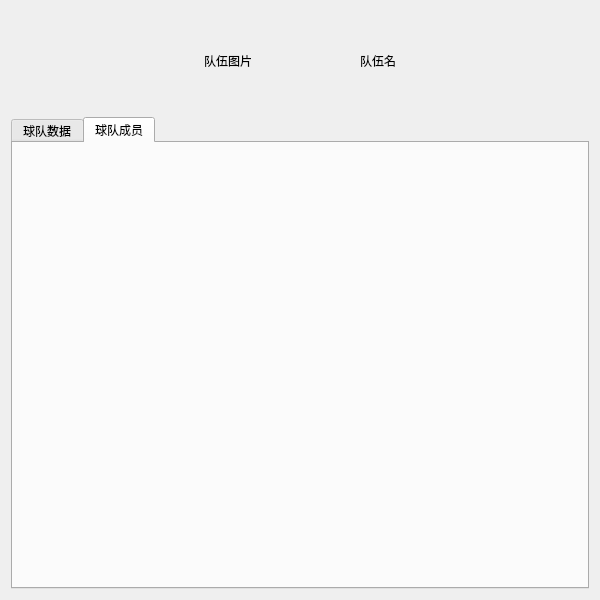
<?xml version="1.0" encoding="UTF-8"?>
<ui version="4.0">
 <class>pageTeam</class>
 <widget class="QWidget" name="pageTeam">
  <property name="geometry">
   <rect>
    <x>0</x>
    <y>0</y>
    <width>600</width>
    <height>600</height>
   </rect>
  </property>
  <property name="windowTitle">
   <string>Form</string>
  </property>
  <layout class="QHBoxLayout" name="horizontalLayout_2">
   <item>
    <layout class="QVBoxLayout" name="verticalLayout" stretch="1,10">
     <item>
      <layout class="QHBoxLayout" name="horizontalLayout">
       <item>
        <spacer name="horizontalSpacer">
         <property name="orientation">
          <enum>Qt::Horizontal</enum>
         </property>
         <property name="sizeHint" stdset="0">
          <size>
           <width>40</width>
           <height>20</height>
          </size>
         </property>
        </spacer>
       </item>
       <item>
        <layout class="QGridLayout" name="gridLayout">
         <item row="0" column="0" rowspan="2">
          <widget class="QLabel" name="labelTeamPix">
           <property name="minimumSize">
            <size>
             <width>150</width>
             <height>100</height>
            </size>
           </property>
           <property name="text">
            <string>队伍图片</string>
           </property>
          </widget>
         </item>
        </layout>
       </item>
       <item>
        <widget class="QLabel" name="labelTeamEn">
         <property name="text">
          <string>队伍名</string>
         </property>
         <property name="alignment">
          <set>Qt::AlignLeading|Qt::AlignLeft|Qt::AlignVCenter</set>
         </property>
        </widget>
       </item>
       <item>
        <spacer name="horizontalSpacer_2">
         <property name="orientation">
          <enum>Qt::Horizontal</enum>
         </property>
         <property name="sizeHint" stdset="0">
          <size>
           <width>40</width>
           <height>20</height>
          </size>
         </property>
        </spacer>
       </item>
      </layout>
     </item>
     <item>
      <widget class="QTabWidget" name="tabWidget">
       <property name="currentIndex">
        <number>1</number>
       </property>
       <widget class="QWidget" name="tab">
        <attribute name="title">
         <string>球队数据</string>
        </attribute>
        <layout class="QVBoxLayout" name="verticalLayout_2" stretch="1,10">
         <item>
          <layout class="QGridLayout" name="gridLayout_4">
           <item row="1" column="3">
            <widget class="QPushButton" name="buttonVictory">
             <property name="text">
              <string>胜负</string>
             </property>
            </widget>
           </item>
           <item row="0" column="2">
            <widget class="QPushButton" name="buttonPenalty">
             <property name="text">
              <string>罚球</string>
             </property>
            </widget>
           </item>
           <item row="1" column="2">
            <widget class="QPushButton" name="buttonScore">
             <property name="text">
              <string>分数</string>
             </property>
            </widget>
           </item>
           <item row="1" column="1">
            <widget class="QPushButton" name="buttonFalut">
             <property name="text">
              <string>失误/犯规</string>
             </property>
            </widget>
           </item>
           <item row="0" column="3">
            <widget class="QPushButton" name="buttonBackboard">
             <property name="text">
              <string>篮板</string>
             </property>
            </widget>
           </item>
           <item row="1" column="0">
            <widget class="QPushButton" name="buttonAssisting">
             <property name="text">
              <string>助攻/抢断/盖帽</string>
             </property>
            </widget>
           </item>
           <item row="0" column="0">
            <widget class="QPushButton" name="buttonShoot">
             <property name="text">
              <string>投篮</string>
             </property>
            </widget>
           </item>
           <item row="0" column="1">
            <widget class="QPushButton" name="buttonThree">
             <property name="text">
              <string>三分</string>
             </property>
            </widget>
           </item>
          </layout>
         </item>
         <item>
          <widget class="QStackedWidget" name="stackedWidget">
           <property name="currentIndex">
            <number>6</number>
           </property>
           <widget class="QWidget" name="pageShoot">
            <layout class="QVBoxLayout" name="verticalLayout_4">
             <item>
              <layout class="QGridLayout" name="layoutShoot"/>
             </item>
            </layout>
           </widget>
           <widget class="QWidget" name="pageThree">
            <layout class="QVBoxLayout" name="verticalLayout_5">
             <item>
              <layout class="QGridLayout" name="layoutThree"/>
             </item>
            </layout>
           </widget>
           <widget class="QWidget" name="pagePenalty">
            <layout class="QVBoxLayout" name="verticalLayout_6">
             <item>
              <layout class="QGridLayout" name="layoutPenalty"/>
             </item>
            </layout>
           </widget>
           <widget class="QWidget" name="pageBackboard">
            <layout class="QVBoxLayout" name="verticalLayout_7">
             <item>
              <layout class="QGridLayout" name="layoutBackboard"/>
             </item>
            </layout>
           </widget>
           <widget class="QWidget" name="pageAssisting">
            <layout class="QVBoxLayout" name="verticalLayout_8">
             <item>
              <layout class="QGridLayout" name="layoutAssisting"/>
             </item>
            </layout>
           </widget>
           <widget class="QWidget" name="pageFalut">
            <layout class="QVBoxLayout" name="verticalLayout_9">
             <item>
              <layout class="QGridLayout" name="layoutFalut"/>
             </item>
            </layout>
           </widget>
           <widget class="QWidget" name="pageScore">
            <layout class="QVBoxLayout" name="verticalLayout_10">
             <item>
              <layout class="QGridLayout" name="layoutScore"/>
             </item>
            </layout>
           </widget>
           <widget class="QWidget" name="pageVictory">
            <layout class="QVBoxLayout" name="verticalLayout_11">
             <item>
              <layout class="QGridLayout" name="layoutVictory"/>
             </item>
            </layout>
           </widget>
          </widget>
         </item>
        </layout>
       </widget>
       <widget class="QWidget" name="tab_2">
        <attribute name="title">
         <string>球队成员</string>
        </attribute>
        <layout class="QVBoxLayout" name="verticalLayout_3">
         <item>
          <layout class="QGridLayout" name="layoutPlayers"/>
         </item>
        </layout>
       </widget>
      </widget>
     </item>
    </layout>
   </item>
  </layout>
 </widget>
 <resources/>
 <connections/>
</ui>
